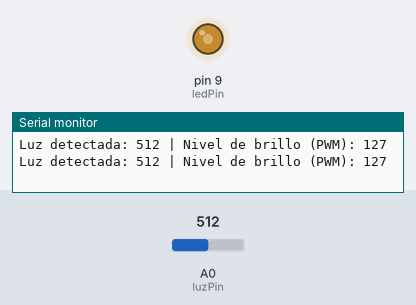
The sketch below on a simulated Arduino Uno, built with avr-gcc and run on an emulated ATmega328P. Parts: output pins drawn as LEDs (lit = HIGH), the last lines printed to the serial monitor. Inputs (shaded band) come from the test bench; at power-on: A0 (luzPin) = 512.

Above: at 1.8 s.
1.9 s: A0 (luzPin) set to 716
At 3.2 s:
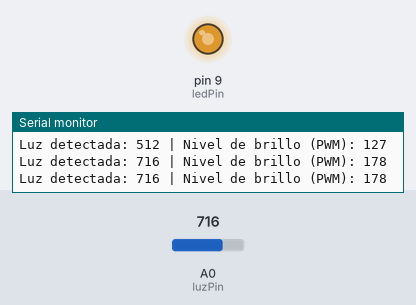
3.5 s: A0 (luzPin) set to 900
At 4.8 s:
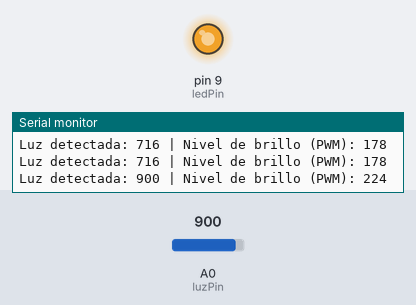
5.5 s: A0 (luzPin) set to 122
At 6.4 s:
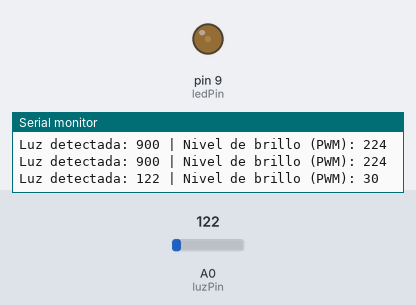
7.5 s: A0 (luzPin) set to 0
At 9.1 s:
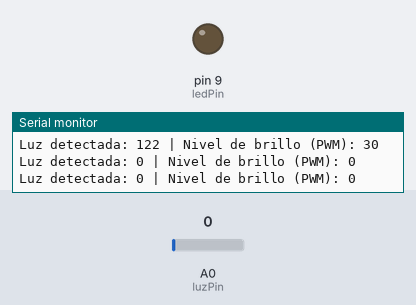
9.5 s: A0 (luzPin) set to 511
At 10.7 s:
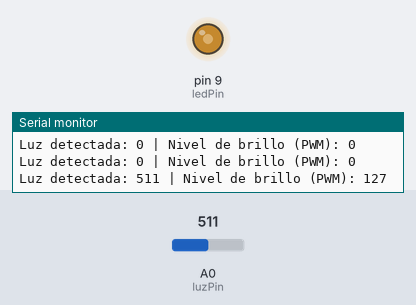
Timing chart, 0 to 12.5 s (numbered marks = the images above; inputs shaded):
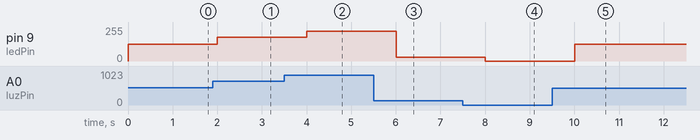

The sketch:

ejer5.ino
```cpp
const int luzPin = A0;  // Sensor de luz
const int ledPin = 9;   // LED

void setup() {
  pinMode(ledPin, OUTPUT);
  pinMode(luzPin, INPUT);

  // Inicializar el monitor serie
  Serial.begin(9600);
}

void loop() {
  // Lectura del sensor
  int nivelLuz = analogRead(luzPin);

  // Conversión de escalas
  int brilloLED = map(nivelLuz, 0, 1023, 0, 255);

  // Ajuste de brillo de brillo
  analogWrite(ledPin, brilloLED);

  // Mostrar en monitor serie
  Serial.print("Luz detectada: ");
  Serial.print(nivelLuz);
  Serial.print(" | Nivel de brillo (PWM): ");
  Serial.println(brilloLED);

  // Pequeña pausa para estabilizar las lecturas
  delay(1000);
}
```

Measured:
- after the input at 1.9 s, pin 9 (ledPin): 127/255 → 178/255 after 0.10 s
- after the input at 3.5 s, pin 9 (ledPin): 178/255 → 224/255 after 0.50 s
- after the input at 5.5 s, pin 9 (ledPin): 224/255 → 30/255 after 0.51 s
- after the input at 7.5 s, pin 9 (ledPin): 30/255 → 0/255 after 0.51 s
- after the input at 9.5 s, pin 9 (ledPin): 0/255 → 127/255 after 0.51 s
